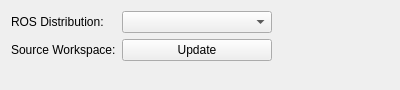
<?xml version="1.0" encoding="UTF-8"?>
<ui version="4.0">
 <class>ROSProjectManager::Internal::ROSBuildConfiguration</class>
 <widget class="QWidget" name="ROSProjectManager::Internal::ROSBuildConfiguration">
  <property name="geometry">
   <rect>
    <x>0</x>
    <y>0</y>
    <width>400</width>
    <height>90</height>
   </rect>
  </property>
  <property name="windowTitle">
   <string>Form</string>
  </property>
  <layout class="QFormLayout" name="formLayout">
   <property name="fieldGrowthPolicy">
    <enum>QFormLayout::ExpandingFieldsGrow</enum>
   </property>
   <item row="0" column="0">
    <widget class="QLabel" name="ros_version_label">
     <property name="text">
      <string>ROS Distribution:</string>
     </property>
    </widget>
   </item>
   <item row="0" column="1">
    <widget class="QComboBox" name="ros_version_comboBox">
     <property name="sizePolicy">
      <sizepolicy hsizetype="Preferred" vsizetype="Preferred">
       <horstretch>0</horstretch>
       <verstretch>0</verstretch>
      </sizepolicy>
     </property>
     <property name="minimumSize">
      <size>
       <width>150</width>
       <height>0</height>
      </size>
     </property>
    </widget>
   </item>
   <item row="1" column="0">
    <widget class="QLabel" name="source_label">
     <property name="text">
      <string>Source Workspace:</string>
     </property>
    </widget>
   </item>
   <item row="1" column="1">
    <widget class="QPushButton" name="source_pushButton">
     <property name="sizePolicy">
      <sizepolicy hsizetype="Preferred" vsizetype="Preferred">
       <horstretch>0</horstretch>
       <verstretch>0</verstretch>
      </sizepolicy>
     </property>
     <property name="minimumSize">
      <size>
       <width>150</width>
       <height>0</height>
      </size>
     </property>
     <property name="text">
      <string>Update</string>
     </property>
    </widget>
   </item>
  </layout>
 </widget>
 <resources/>
 <connections/>
</ui>
